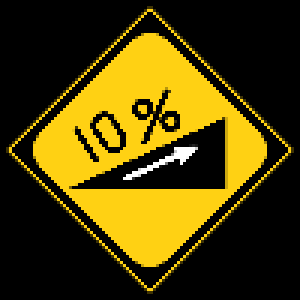
#> input picture assets/compression/28rds_028_rc.png, 100 x 100 px, given as the content of the folder ./assets/resize/X100-2, which was not available (shown 3 times larger)
$ python image-transformation.py
#> lines starting #> are read from the running program, lines starting #| are printed output that depends on the picture; pictures that were not available may be replaced by others from this repository, and a replacement may not be noted
# -*- coding: utf-8 -*-
# 基本図形の交通標識: ./pictureSTD/*.png   11枚(50 x 50 pix)
# 基本図形の道路標識を、横方向に圧縮、縦方向に圧縮した変形図形を作成
# 画像サンプルを多くするため、回転、拡大で水増しする
# サンプル画像を出力するフォルダは、"./image/sign"（ランダムに抜き取り）
# データは、"./image/RasSignImg.npz"に保存
import os, glob
from PIL import Image, ImageDraw, ImageFont
import numpy as np
import cv2, random
import time

alpha, beta = 1.0, 100
image_size = "X100"
data_v = image_size + "-2"

def brightnessContrastAdjustment(signImg):
  signImg = alpha * signImg + beta
  return np.clip(signImg, 0, 255).astype(np.uint8)

def transDX(signList):
    # 変形した標準画像を出力するフォルダ
    if not os.path.exists("./assets/compression/" + data_v):
      os.makedirs("./assets/compression/" + data_v)
    for no, fname in enumerate(signList):
      signName = os.path.basename(fname)        # フォルダー名無しにする
      signName = signName[:-4]    # 拡張子除き
      classNo = int(signName[:2])    # 先頭2文字がクラス番号
      signImg = cv2.imread(fname)        #BGR/ndarray        ファイル名はフルネームで指定
#> signImg is the input picture: shape (100, 100, 3); mean B, G, R 7.3, 63.6, 77.3
      baseH, baseW = signImg.shape[:2]        #入力画像のサイズ
#> baseH = 100; baseW = 100
      fname = "./assets/compression/{}/{}rds_{}_rc.png".format(data_v, str(classNo).zfill(2), fname.split('_')[1])    # 標準図形も./pictureDX/に保存
      cv2.imwrite(fname, signImg)    # BGR(ndarray)
      # 標準図形の標識の変形（横、縦を圧縮）
      for sc in range(5, 55, 5):        #0% ～ 50%圧縮
        signImgDX = cv2.resize(signImg, (int(baseW * (100 - sc) / 100), baseH))    # ndarray
        signH, signW = signImgDX.shape[:2]
        wx = (baseW - signW) // 2
        signImgX = np.full((baseH, baseW, 3), 255, dtype=np.uint8)        # 白の正方形(H=ww,W=ww, color=3)画像をつくる。
        signImgX[:, wx:wx+signW] = signImgDX # 中央に標識画像をコピー
        fname = "./assets/compression/{}/{}rds_{}_rcx{}.png".format(data_v,str(classNo).zfill(2), fname.split('_')[1], sc)
        cv2.imwrite(fname, signImgX)        # BGR(ndarray)
        # 明るさとコントラスト調整
        signImgX = brightnessContrastAdjustment(signImgX)
        fname = "./assets/compression/{}/{}rds_{}_rcx{}_c.png".format(data_v,str(classNo).zfill(2), fname.split('_')[1], sc)
        cv2.imwrite(fname, signImgX)        # BGR(ndarray)
        signImgDY = cv2.resize(signImg, (baseW, int(baseH * (100 - sc) / 100)))
        signH, sjgnw = signImgDY.shape[:2]
        wy = (baseH - signH) // 2
        signImgY = np.full((baseH, baseW, 3), 255, dtype=np.uint8)        # 白の正方形(H=ww,W=ww, color=3)画像をつくる。
        signImgY[wy:wy+signH, :] = signImgDY # 中央に標識画像をコピー
        fname = "./assets/compression/{}/{}rds_{}_rcy{}.png".format(data_v,str(classNo).zfill(2), fname.split('_')[1], sc)
        cv2.imwrite(fname, signImgY)    # BGR(ndarray)
        # 明るさとコントラスト調整
        signImgY = brightnessContrastAdjustment(signImgY)
        fname = "./assets/compression/{}/{}rds_{}_rcy{}_c.png".format(data_v,str(classNo).zfill(2), fname.split('_')[1], sc)
        cv2.imwrite(fname, signImgY)    # BGR(ndarray)
#> this loop made 10 passes
#> pass 1, in transDX, `signImgDX = cv2.resize(signImg, (int(baseW * (100 - sc) / 100), baseH))`:
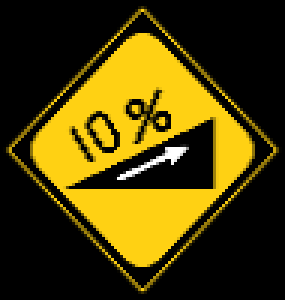
#> signImgDX: shape (100, 95, 3) (shown 3 times larger); mean B, G, R 7.3, 63.6, 77.3
#> pass 1, in transDX, `cv2.imwrite(fname, signImgX)`:
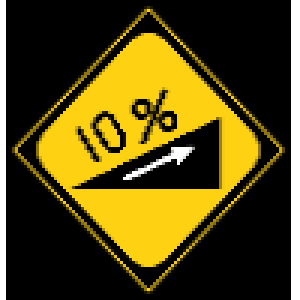
#> saved as 28rds_rcx5.png: shape (100, 100, 3) (shown 3 times larger); mean B, G, R 19.7, 73.2, 86.2
#> pass 1, in transDX, `signImgX = brightnessContrastAdjustment(signImgX)`:
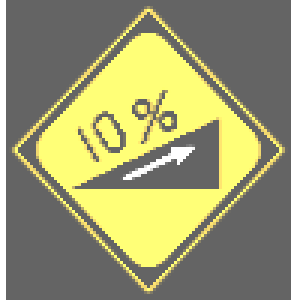
#> signImgX: shape (100, 100, 3) (shown 3 times larger); mean of channels 0, 1, 2 114.1, 154.3, 155.2; drawn as B, G, R
#> after the loop:
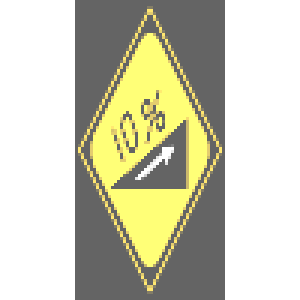
#> signImgX: shape (100, 100, 3) (shown 3 times larger); mean B, G, R 180.9, 202.2, 203.1
#> after the loop:
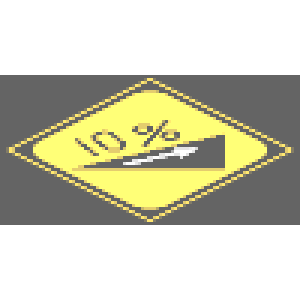
#> signImgY: shape (100, 100, 3) (shown 3 times larger); mean B, G, R 181, 202.5, 203.5

def sampleCreate(signDxList, imageSize):
  print(signDxList)
  # 水増し変形標識画像の作成
  X, Y = [], []
  if not os.path.exists("./assets/dataset/" + data_v):    # ランダムに選んだサンプル画像を保存
      os.makedirs("./assets/dataset/" + data_v)
  seqNo = list(range(len(signDxList)))
  random.shuffle(seqNo)        # 変形した図形の並びをシャッフル
  for no, picNo in enumerate(seqNo):
    fname = signDxList[picNo]
    signName = os.path.basename(fname)
    classNo = int(signName[:2])
    print(classNo)
    signImg = cv2.imread(fname)        # ndarray(GBR)
    # 回転、縮小/拡大する：PIL画像で行うため、ndarray->PILに変換
    baseImg = Image.fromarray(np.uint8(signImg))    # numpy 配列画像を、PIL画像に変換
    for ang in range(-20, 22, 2):    # 回転-20, -18,....0, ...18, 20deg
      subImg = baseImg.rotate(ang, fillcolor=(255, 255, 255))    #回転後の隙間を白にする
      data = np.asarray(subImg)    # asarrayなので、data = subImgとなる
      X.append(data)
      Y.append(classNo)
      w = imageSize
      for ratio in range(8, 15, 3):    # 縮小・拡大する(70%, 100%, 130% , 160%)
        size = round((ratio/10) * imageSize)
        img2 = cv2.resize(data, (size, size), cv2.INTER_AREA)
        data2 = np.asarray(img2)
        if imageSize > size:    # 変形画像が小さい時は空白画像の中心にコピー
          x = (imageSize - size) // 2
          data = np.full((imageSize, imageSize, 3), 255, dtype=np.uint8)        # 白の正方形(H=ww,W=ww, color=3)画像をつくる。
          data[x:x+size, x:x+size] = data2
        else:                            # 変形画像が大きい時は、変形画像から定型サイズを切り抜く
          x = (size - imageSize) // 2
          data = data2[x:x+w, x:x+w]
        X.append(data)
        Y.append(classNo)
        # 参考にサンプリングで画像データを保存(400回に１回）
        if random.randint(0, 400) == 0:
          fname = "./assets/dataset/{0}/{1}{2}({3})({4})({5}).png".format(data_v,str(classNo).zfill(2),"rds", classNo, ang, ratio)
          cv2.imwrite(fname, data)
  return X, Y

"""メイン関数"""
if __name__ == '__main__':
    # サイズの指定
    imageSize = 100 # 50x50
    # 標準標識の画像(50x50pixel)ファイルリスト。ファイル名={クラス番号}{標識名}-STD.png
    signList = glob.glob(f"./assets/resize/{data_v}/*.png")
    transDX(signList)    # 縦・横を#0% ～ 50%圧縮
    # 変形を含めた図形を、回転、縮小・拡大で水増しして、Ｘ、Ｙに加える
    signDxList = glob.glob(f"./assets/compression/{data_v}/*.png")        # 変形した図形 リスト
    X, Y = sampleCreate(signDxList, imageSize)
    SX,SY = [],[]
    rng = np.random.default_rng()
    arr = np.arange(len(Y))
    rng.shuffle(arr)
    for i in arr:
      SX.append(X[i])
      SY.append(Y[i])
    SX = np.array(SX)
    SY = np.array(SY)
    np.savez(f"./assets/dataset/{data_v}/RasSignImg_{image_size}.npz", x=SX, y=SY)
    print("ok,", len(SY))
